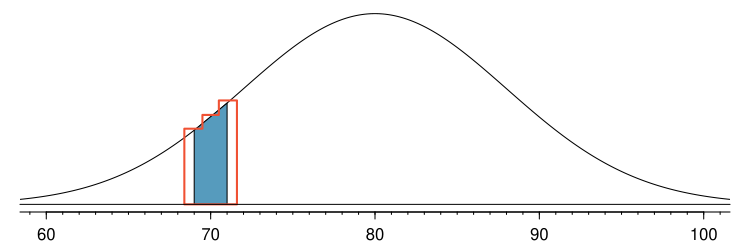

Write the R code that produced this figure.
library(openintro)
data(COL)

k <- 0:400
p <- 0.2
n <- 400

myPDF('normApproxToBinomFail.pdf', 7.5, 2.5,
      mar = c(1.9, 1, 0.3, 1),
      mgp = c(2.2, 0.6, 0),
      tcl = -0.35)

X <- seq(40, 120, 0.01)
Y <- dnorm(X, 80, 8)
plot(X, Y,
     type = "l",
     xlim = c(60, 100),
     axes = FALSE,
     xlab = "",
     ylab = "")
polygon(c(69, 69, 71, 71),
        dnorm(c(-1000, 69, 71, -1000), 80, 8),
        col = COL[1])
polygon(rep(c(67.9, 69, 70, 71.1), rep(2, 4)) + 0.5,
        dbinom(c(-1000, 69, 69, 70, 70, 71, 71, -1000), 400, .2),
        border = COL[4],
        lwd = 2)
axis(1)
axis(1,
     1:200,
     rep("", 200),
     tcl = -0.12)
abline(h = 0)

dev.off()
